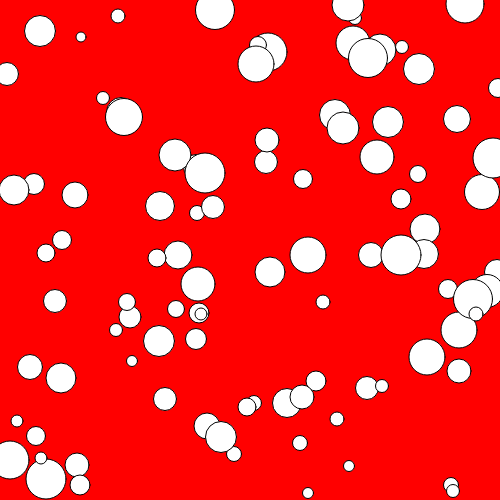
Frame 1 (no input)
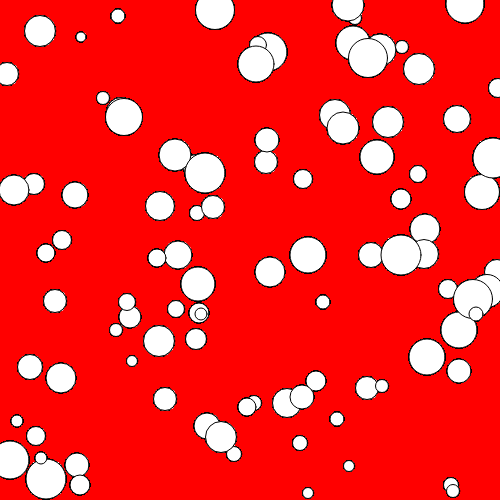
Frame 60 (no input)
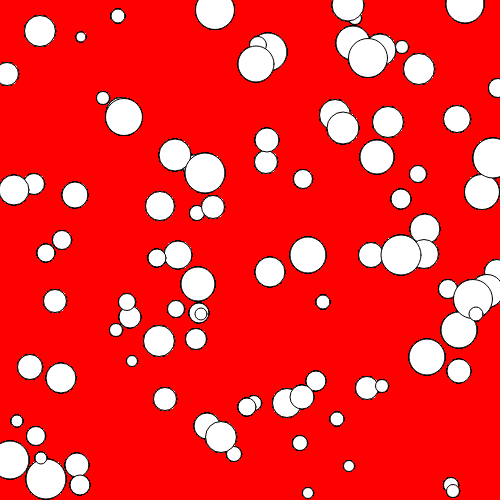
Frame 120 (the mouse pressed at the canvas centre since frame 60)

The p5.js sketch that drew these frames (run headless with seeded random() and noise() and a simulated clock; from frame 60 on, the mouse is pressed at the canvas centre):

// p5.js sketch
// ── sketch.js
let molecules=[];





 
for(let counter = 0; counter<100;counter++){
    let tempObj = new Molecule()
     molecules.push(tempObj);
 }



 function setup(){
    createCanvas(500,500);
    background(255,0,0);
}
 function draw(){
 
    for(let i=0;i<molecules.length;i++){
        ellipse(molecules[i].posX,
            molecules[i].posY,
            molecules[i].radius,
            molecules[i].radius);
    }


 }
// ── Molecule.js
class Molecule {
    constructor(){
     this.posX=Math.round(Math.random()*500);
     this.posY=Math.round(Math.random()*500);
     this.speedX=Math.round(Math.random()*3 +0.5);
     this.speedY=Math.round(Math.random()*3 +0.5);
      this.radius=Math.round(Math.random()*30 + 10);
}
    }
